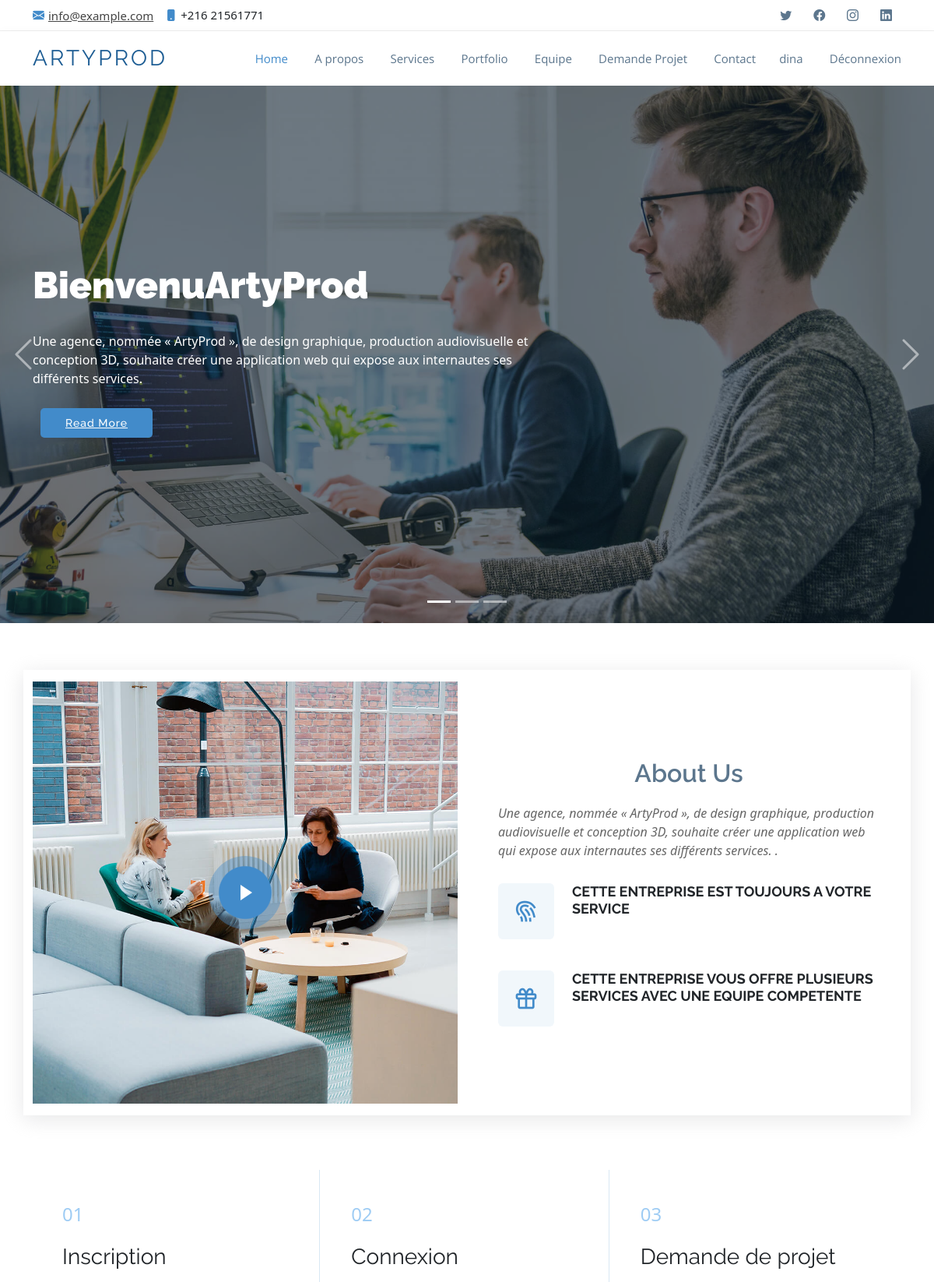
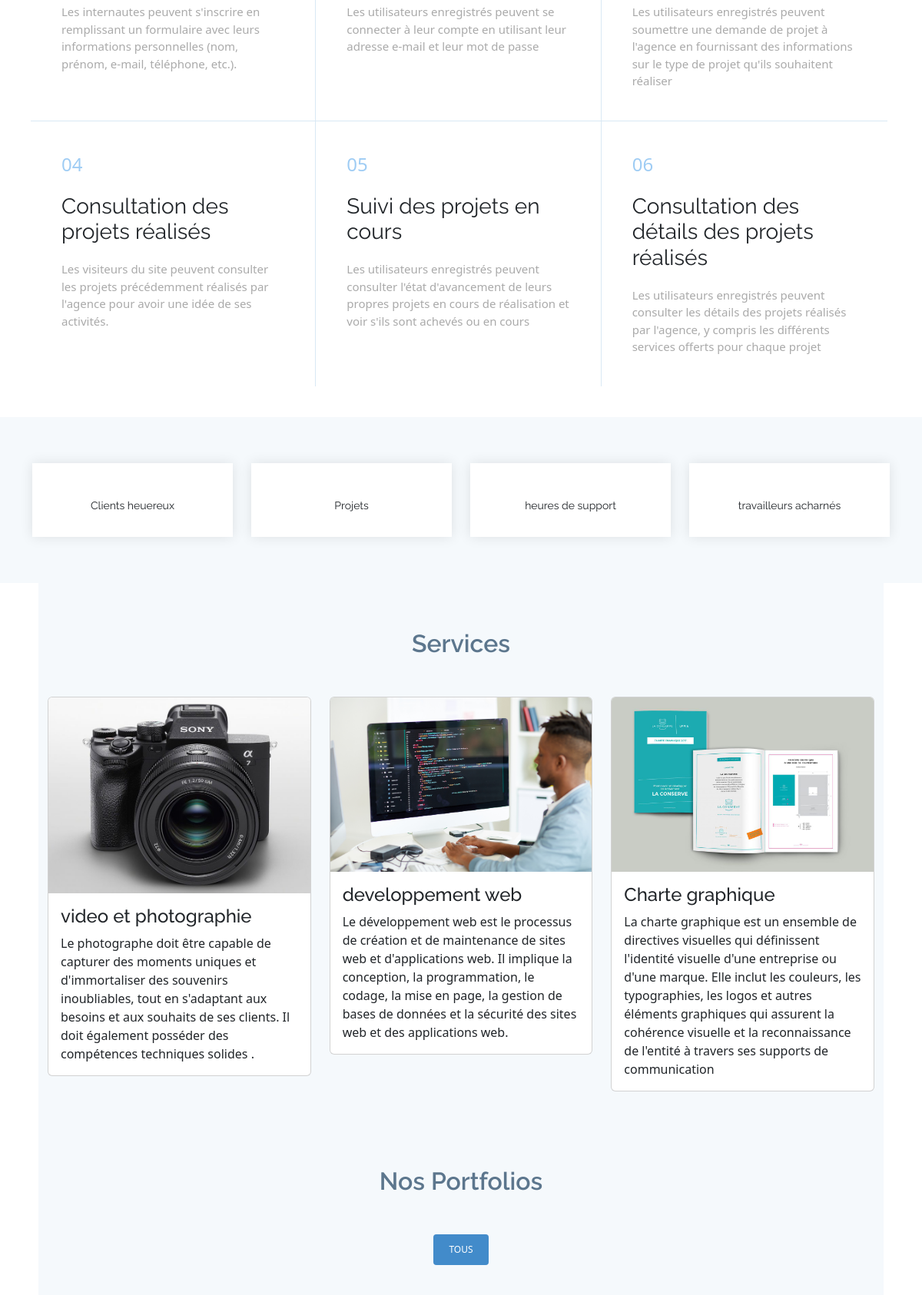
The app's page / (signed in, upper part) with its own data (2 pictures, top to bottom).
### portfolio/models.py (models this page shows, shortened)
class Service(models.Model):
    name = models.CharField(max_length=200)
    description = models.TextField()
    portfolio_examples = models.ManyToManyField('Portfolio', related_name='portfolio_examples')
    Img=models.ImageField(upload_to='static/assets/img/' ,blank=True)

### portfolio/views.py (the view)
# urls.py: 2. Add a URL to urlpatterns:  path('', views.home, name='home')
@login_required
def home(request):
    portfolios = Portfolio.objects.all()
    s = Service.objects.all()
    team_members = TeamMember.objects.all()
    context = {'portfolios': portfolios, 'services': s, 'team_members': team_members }
    if request.user.is_authenticated:
         username = request.user.username
         context['username']=username
    return render (request,'base.html', context )

### portfolio/templates/base.html (shortened to what this page needs)
{% load static %}
<!DOCTYPE html>
<html lang="en">
<head>
  <link rel='stylesheet' type='text/css' href="{% static 'css/style.css'%}">
  <link rel="stylesheet" href="{% static 'assets/vendor/bootstrap/css/bootstrap.min.css' %}">
  <link rel='stylesheet' type='text/css' href="{% static 'vendor/animate.css'%}">
  <link href="{%static 'assets/vendor/aos/aos.css'%} " rel="stylesheet">
  <link href="{%static 'assets/vendor/bootstrap/css/bootstrap.min.css'%} " rel="stylesheet">
  <link href="{%static 'assets/vendor/bootstrap-icons/bootstrap-icons.css'%}" rel="stylesheet">
  <link href="{%static 'assets/vendor/boxicons/css/boxicons.min.css'%}  " rel="stylesheet">
  <link href="{%static 'assets/vendor/glightbox/css/glightbox.min.css'%} " rel="stylesheet">
  <link href="{%static 'assets/vendor/swiper/swiper-bundle.min.css'%} " rel="stylesheet">
</head>
<body>
  <section id="topbar" class="d-flex align-items-center">
    <div class="container d-flex justify-content-center justify-content-md-between">
      <div class="contact-info d-flex align-items-center">
        <i class="bi bi-envelope-fill"></i><a href="mailto:contact@example.com">info@example.com</a>
        <i class="bi bi-phone-fill phone-icon"></i> +216 21561771
      </div>
      <div class="social-links d-none d-md-block">
        <a href="#" class="twitter"><i class="bi bi-twitter"></i></a>
        <a href="#" class="facebook"><i class="bi bi-facebook"></i></a>
        <a href="#" class="instagram"><i class="bi bi-instagram"></i></a>
        <a href="#" class="linkedin"><i class="bi bi-linkedin"></i></i></a>
      </div>
    </div>
  </section>
  <header id="header" class="d-flex align-items-center">
    <div class="container d-flex align-items-center">
      <div class="logo me-auto">
        <h1><a href="index.html">ArtyProd</a></h1>
      </div>
      <nav id="navbar" class="navbar">
        <ul>
          <li><a class="nav-link scrollto active" href="#hero">Home</a></li>
          <li><a class="nav-link scrollto" href="#about">A propos</a></li>
          <li><a class="nav-link scrollto" href="#services">Services</a></li>
          <li><a class="nav-link scrollto" href="#portfolio">Portfolio</a></li>
          <li><a class="nav-link scrollto" href="#team">Equipe</a></li>
          <li><a class="nav-link scrollto" href="{% url 'project_request' %}">Demande Projet</a></li>
          <li><a class="nav-link scrollto" href="#contact">Contact</a></li>
        </ul>
        <div class="form-inline">
          <ul class="navbar-nav ml-auto">
            {% if user.is_authenticated %}
            <li class="nav-item active">
              <a class="nav-link" href="#">{{user}}</a>
            </li>
            <a class="nav-link" href="{% url 'logout' %}">Déconnexion</a>
            {% endif %}
          </ul>
        </div>
      </nav>
    </div>
  </header>
  <section id="hero">
    <div class="hero-container">
      <div id="heroCarousel" class="carousel slide carousel-fade" data-bs-ride="carousel" data-bs-interval="5000">
        <ol class="carousel-indicators" id="hero-carousel-indicators"></ol>
        <div class="carousel-inner" role="listbox">
          <div class="carousel-item active" style="background-image: url('static/assets/img/slide/slide-1.jpg');">
            <div class="carousel-container">
              <div class="carousel-content container">
                <h2 class="animate__animated animate__fadeInDown">Bienvenu<span>ArtyProd</span></h2>
                <p class="animate__animated animate__fadeInUp">Une agence, nommée « ArtyProd », de design graphique,
                  production audiovisuelle et conception 3D, souhaite créer une application web qui expose aux
                  internautes ses différents services. </p>
                <a href="#about" class="btn-get-started animate__animated animate__fadeInUp scrollto">Read More</a>
              </div>
            </div>
          </div>
        </div>
        <a class="carousel-control-prev" href="#heroCarousel" role="button" data-bs-slide="prev">
          <span class="carousel-control-prev-icon bi bi-chevron-left" aria-hidden="true"></span>
        </a>
        <a class="carousel-control-next" href="#heroCarousel" role="button" data-bs-slide="next">
          <span class="carousel-control-next-icon bi bi-chevron-right" aria-hidden="true"></span>
        </a>
      </div>
    </div>
  </section>
  <main id="main">
    <section id="about" class="about">
      <div class="container" data-aos="fade-up">
        <div class="row no-gutters">
          <div class="col-lg-6 video-box">
            <img src="static/assets/img/about.jpg" class="img-fluid" alt="">
            <a href="https://www.youtube.com/watch?v=jDDaplaOz7Q" class="venobox play-btn mb-4" data-vbtype="video"
              data-autoplay="true"></a>
          </div>
          <div class="col-lg-6 d-flex flex-column justify-content-center about-content">
            <div class="section-title">
              <h2>About Us</h2>
              <p>Une agence, nommée « ArtyProd », de design graphique, production audiovisuelle et conception 3D,
                souhaite créer une application web qui expose aux internautes ses différents services. .</p>
            </div>
            <div class="icon-box" data-aos="fade-up" data-aos-delay="100">
              <div class="icon"><i class="bx bx-fingerprint"></i></div>
              <h4 class="title">
                Cette entreprise est toujours a votre service</h4>
            </div>
            <div class="icon-box" data-aos="fade-up" data-aos-delay="100">
              <div class="icon"><i class="bx bx-gift"></i></div>
              <h4 class="title">
                Cette entreprise vous offre plusieurs services avec une equipe competente</h4>
            </div>
          </div>
        </div>
      </div>
    </section>
    <section class="about-lists">
      <div class="container">
        <div class="row no-gutters">
          <div class="col-lg-4 col-md-6 content-item" data-aos="fade-up">
            <span>01</span>
            <h4>Inscription </h4>
            <p>Les internautes peuvent s'inscrire en remplissant un formulaire avec leurs informations personnelles
              (nom, prénom, e-mail, téléphone, etc.).</p>
          </div>
          <div class="col-lg-4 col-md-6 content-item" data-aos="fade-up" data-aos-delay="100">
            <span>02</span>
            <h4>Connexion</h4>
            <p> Les utilisateurs enregistrés peuvent se connecter à leur compte en utilisant leur adresse e-mail et leur
              mot de passe
            </p>
          </div>
          <div class="col-lg-4 col-md-6 content-item" data-aos="fade-up" data-aos-delay="200">
            <span>03</span>
            <h4> Demande de projet </h4>
            <p>Les utilisateurs enregistrés peuvent soumettre une demande de projet à l'agence en fournissant des
              informations sur le type de projet qu'ils souhaitent réaliser</p>
          </div>
          <div class="col-lg-4 col-md-6 content-item" data-aos="fade-up" data-aos-delay="300">
            <span>04</span>
            <h4>Consultation des projets réalisés </h4>
            <p> Les visiteurs du site peuvent consulter les projets précédemment réalisés par l'agence pour avoir une
              idée de ses activités.</p>
          </div>
          <div class="col-lg-4 col-md-6 content-item" data-aos="fade-up" data-aos-delay="400">
            <span>05</span>
            <h4>Suivi des projets en cours</h4>
            <p> Les utilisateurs enregistrés peuvent consulter l'état d'avancement de leurs propres projets en cours de
              réalisation et voir s'ils sont achevés ou en cours</p>
          </div>
          <div class="col-lg-4 col-md-6 content-item" data-aos="fade-up" data-aos-delay="500">
            <span>06</span>
            <h4>Consultation des détails des projets réalisés</h4>
            <p>Les utilisateurs enregistrés peuvent consulter les détails des projets réalisés par l'agence, y compris
              les différents services offerts pour chaque projet</p>
          </div>
        </div>
      </div>
    </section>
    <section class="counts section-bg">
      <div class="container">
        <div class="row">
          <div class="col-lg-3 col-md-6 text-center" data-aos="fade-up">
            <div class="count-box">
              <p>Clients heuereux</p>
            </div>
          </div>
          <div class="col-lg-3 col-md-6 text-center" data-aos="fade-up" data-aos-delay="200">
            <div class="count-box">
              <p>Projets</p>
            </div>
          </div>
          <div class="col-lg-3 col-md-6 text-center" data-aos="fade-up" data-aos-delay="400">
            <div class="count-box">
              <p>heures de support</p>
            </div>
          </div>
          <div class="col-lg-3 col-md-6 text-center" data-aos="fade-up" data-aos-delay="600">
            <div class="count-box">
              <p>travailleurs acharnés</p>
            </div>
          </div>
        </div>
      </div>
    </section>
    <section id="services" class="service section-bg mx-auto" style="width: 1100px; height: 700px;">
      <div class="container" data-aos="fade-up" data-aos-delay="100">
        <div class="section-title">
          <h2>Services</h2>
        </div>
        <div class="row service-container" width="30px">
          {% for service in services %}
          <div class="col-lg-4 col-md-3" data-aos="fade-up">
            <div class="card animate__animated animate__fadeInUp">
              <img src="{{ service.Img.url }}" alt="Card image cap" class="card-img-top img-fluid">
              <div class="card-body">
                <h4 class="card-title">{{ service.name }}</h4>
                {% if user.is_authenticated %}
                <p class="card-text">{{ service.description }}</p>
                {% endif %}
              </div>
            </div>
          </div>
          {% endfor %}
        </div>
      </div>
    </section>
    <section id="portfolio" class="portfolio section-bg mx-auto" style="width: 1100px; height: 700px;">
      <div class="container" data-aos="fade-up" data-aos-delay="100">
        <div class="section-title">
          <h2>Nos Portfolios</h2>
        </div>
        <div class="row">
          <div class="col-lg-12">
            <ul id="portfolio-flters">
              <li data-filter="*" class="filter-active">Tous</li>
            </ul>
          </div>
        </div>
      </div>
    </section>
  </main>
</body>
</html>

### records on screen
Service: Img (picture), name "video et photographie", description "Le photographe doit être capable de capturer des moments uniques et d'immortaliser des souvenirs inoubliables, tout en s'adaptant aux besoins et aux souhaits de ses clients. Il doit également posséder des compétences techniques solides ."
Service: Img (picture), name "developpement web", description "Le développement web est le processus de création et de maintenance de sites web et d'applications web. Il implique la conception, la programmation, le codage, la mise en page, la gestion de bases de données et la sécurité des sites web et des applications web."
Service: Img (picture), name "Charte graphique", description "La charte graphique est un ensemble de directives visuelles qui définissent l'identité visuelle d'une entreprise ou d'une marque. Elle inclut les couleurs, les typographies, les logos et autres éléments graphiques qui assurent la cohérence visuelle et la reconnaissance de l'entité à travers ses supports de communication"

### other values on screen
{{ user }} "dina"
